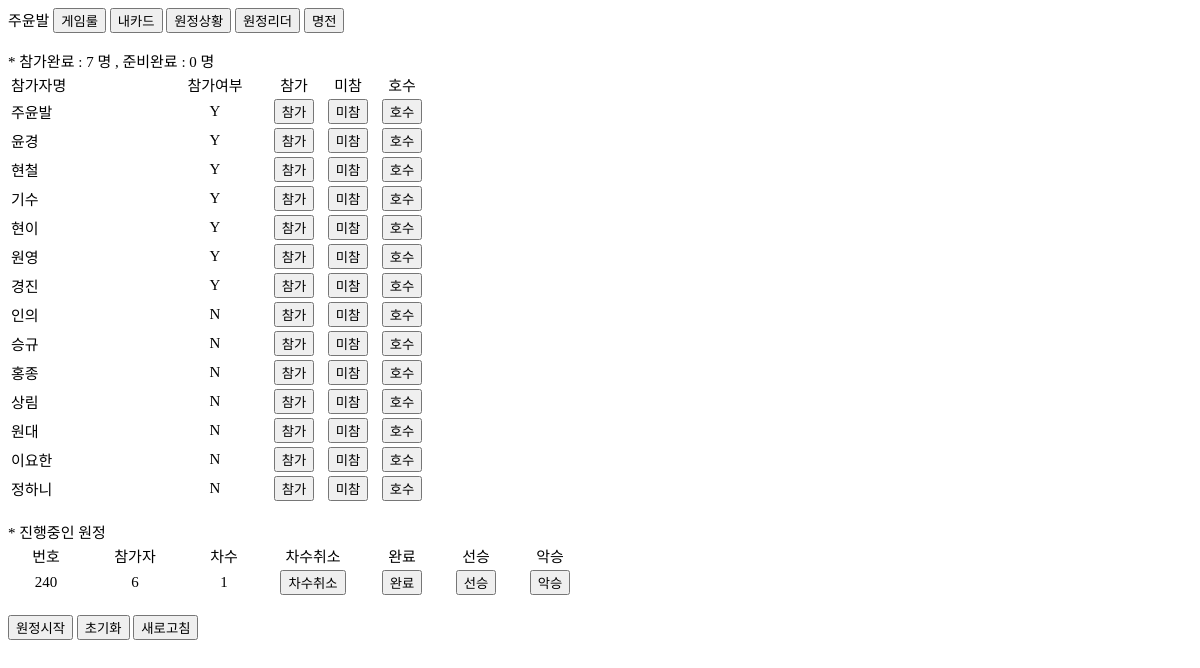
The app's page /start/주윤발/ with its own data.
### abaloneDjango/models.py (models this page shows)
class User(models.Model):
    username = models.CharField(max_length=30,unique=True)
    joinYn = models.CharField(max_length=1)
    readyYn = models.CharField(default='N',max_length=1)
    hosuYn = models.CharField(default='N', max_length=1, help_text="호수의여신")
    assinKnightId = models.IntegerField(default=0, help_text="지정카드")
    gradeNum = models.IntegerField(default=0, help_text="등급번호")

class Game(models.Model):
    gameId = models.IntegerField(default=0, help_text="원정번호")
    joinUserCnt = models.IntegerField(default=0, help_text="참여인수")
    expeditionSeq = models.IntegerField(default=1, help_text="진행중회차")
    completeYn = models.CharField(default='N', max_length=1)

### abaloneDjango/views.py (the view)
# urls.py: path('start/<str:username>/', start_view ,name='start_view'),
def start_view(request,username):
    template_name = 'abaloneDjango/start.html'
    userlist = User.objects.all().order_by('-joinYn')  # 추가
    joinusercnt = User.objects.filter(joinYn='Y').count()
    readyusercnt = User.objects.filter(readyYn='Y').count()
    gamelist = Game.objects.filter(completeYn='N')  # 추가
    context = {
        'username': username,  # 추가
        'userlist': userlist,  # 추가
        'joinusercnt': joinusercnt,  # 추가
        'readyusercnt': readyusercnt,  # 추가
        'gamelist':gamelist,
    }
    return render(request, template_name, context)

### abaloneDjango/templates/abaloneDjango/start.html (shortened to what this page needs)
<html lang="en">
<head>
</head>
<body>
{% include "./top_menu.html" %}
 * 참가완료 : {{ joinusercnt }} 명 , 준비완료 : {{ readyusercnt }}  명
<table>
    <tr>
        <td width="150" style="text-align:left">참가자명</td>
        <td width="100">참가여부</td>
        <td width="50">참가</td>
        <td width="50">미참</td>
        <td width="50">호수</td>
    </tr>
{% for user in userlist %}
    <tr>
        <td style="text-align:left">{{ user.username }}<font color="white">{{ user.assinKnightId }}</font></td>
        <td>{{ user.joinYn }}</td>
        <td><a href="{% url 'join_view' username=username targetusername=user.username %}"><input value="참가" type="button" width="100%"/></a></td>
        <td><a href="{% url 'delete_view' username=username targetusername=user.username %}"><input value="미참" type="button" width="100%"/></a></td>
        <td><a href="{% url 'hosu_view' username=username targetusername=user.username %}"><input value="호수" type="button" width="100%"/></a></td>
    </tr>
{% endfor %}
</table>
 * 진행중인 원정
<table>
    <tr>
        <td width="70">번호</td>
        <td width="100">참가자</td>
        <td width="70">차수</td>
        <td width="100">차수취소</td>
        <td width="70">완료</td>
        <td width="70">선승</td>
        <td width="70">악승</td>
    </tr>
{% for game in gamelist %}
    <tr>
        <td>{{ game.gameId }} </td>
        <td>{{ game.joinUserCnt }}</td>
        <td>{{ game.expeditionSeq }}</td>
        <td><a href="{% url 'expeditionSeq_ini_view' gameid=game.gameId username=username %}"><input id="expeditionSeq_ini" value="차수취소" type="button" width="100%"/></a></td>
        <td><a href="{% url 'game_complete_view' gameid=game.gameId username=username %}"><input id="game_complete" value="완료" type="button" width="100%"/></a></td>
        <td><a href="{% url 'game_succ_view' gameid=game.gameId username=username %}"><input id="game_succ" value="선승" type="button" width="100%"/></a></td>
        <td><a href="{% url 'game_fail_view' gameid=game.gameId username=username %}"><input id="game_fail" value="악승" type="button" width="100%"/></a></td>
    </tr>
{% endfor %}
</table>
<input id="start" onclick="location.href='{% url 'assin_view' username=username %}';return false;" value="원정시작" type="button" width="100%"/>
<input onclick="location.href='{% url 'init_view' username=username %}';return false;" value="초기화" type="button" width="100%"/>
<input onclick="location.href='{% url 'start_view' username=username %}';return false;" value="새로고침" type="button" width="100%"/>
</body>
</html>

### abaloneDjango/templates/abaloneDjango/top_menu.html (shortened to what this page needs)
{{username}}
<a href="{% url 'rule_view' username=username %}"><input  value="게임룰" type="button" width="100%"/></a>
<a href="{% url 'mycard_view' username=username %}"><input value="내카드" type="button" width="100%"/></a>
<a href="{% url 'knight_expedition_view' username=username %}"><input value="원정상황" type="button" width="100%"/></a>
<a href="{% url 'start_view' username=username %}"><input value="원정리더" type="button" align="right" width="100%"/></a>
<a href="{% url 'honor_view' username=username %}"><input value="명전" type="button" width="100%"/></a>

### abaloneDjango/templates/abaloneDjango/start.html (style rules this page uses)
html { font-size : 15px; }
tr { text-align:center }
td { border-color: #9d9d00; border-size: 1px; vertical-align: middle; margin: 5px auto 5px auto; font-size : 15px; }

### records on screen
User: username "주윤발", joinYn "Y"
User: username "윤경", joinYn "Y"
User: username "현철", joinYn "Y"
User: username "기수", joinYn "Y"
User: username "현이", joinYn "Y"
User: username "원영", joinYn "Y"
User: username "경진", joinYn "Y"
User: username "인의", joinYn "N"
User: username "승규", joinYn "N"
User: username "홍종", joinYn "N"
User: username "상림", joinYn "N"
User: username "원대", joinYn "N"
User: username "이요한", joinYn "N"
User: username "정하니", joinYn "N"
Game: gameId "240", joinUserCnt "6", expeditionSeq "1"

### other values on screen
{{ joinusercnt }} "7"
{{ readyusercnt }} "0"
